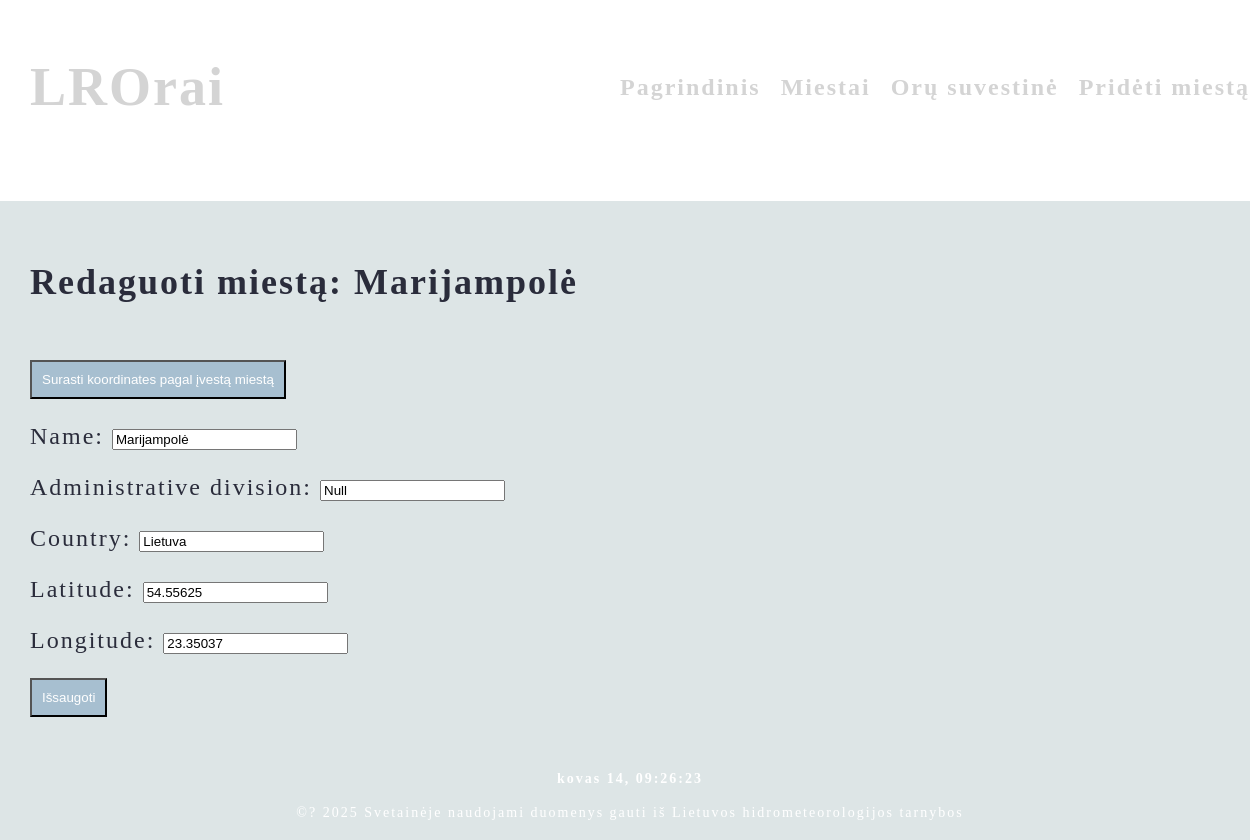
Screenshot of /orai/edit/21 with the database file from the repository.
### weathers/models.py (models this page shows, shortened)
class City(models.Model):
    name = models.CharField(max_length=50, default='', blank=True, unique=True)
    country = models.CharField(max_length=50, blank=True, null=True)
    administrative_division = models.CharField(max_length=80, blank=True, null=True)
    latitude = models.FloatField(default=0)
    longitude = models.FloatField(default=0)
    class Meta:
        ordering = ["name"]

### weathers/views.py (the view)
# urls.py: path("edit/<int:pk>", views.edit_city, name="edit_city"),
def edit_city(request, pk):
    city = get_object_or_404(City, pk=pk)
    if request.method == "POST":
        form = CityForm(request.POST, instance=city)
        if form.is_valid():
            form.save()
            return redirect("weathers:summary")
    else:
        form = CityForm(instance=city)
    return render(request, "weathers/edit_city.html", {"form": form, "city": city})

### weathers/forms.py
class CityForm(forms.ModelForm):
    class Meta:
        model = City
        fields = ["name", "administrative_division", "country", "latitude", "longitude"]

### weathers/views.py (called while the page is built)
def footer_context(request):
    return {"current_date": now()}

### weathers/templates/weathers/edit_city.html (shortened to what this page needs)
{% extends "main.html" %}
{% load static %}
{% block content %}
<div class="editCityContainer">
    <h2>Redaguoti miestą: {{ city.name }}</h2>
    <br>
    <button type="button" onclick="fetchCoordinates()" class="submit">Surasti koordinates pagal įvestą miestą</button>
    <form method="POST">
        {{ form.as_p }}
        <button class="cityButtons submit" type="submit">Išsaugoti</button>
    </form>
</div>
{% endblock %}

### static/styles/main.css (style rules this page uses)
body { min-height: 100vh; margin: 0; font-size: 24px; letter-spacing: 2px; background-image: url("https://r4.wallpaperflare.com/wallpaper/19/415/594/lithuania-vilnius-the-rain-hd-wallpaper-9a99cdfb29b1c6a6fc91794637fa32e7.jpg"); background-size: cover; color: rgb(255, 255, 255); }
div { backdrop-filter: blur(50px); background-color: #1a4c5325; padding: 30px; }
.cityButtons { display: inline-flex; color: rgba(5, 5, 22, 0.726); }
a, button { text-decoration: none; padding: 10px; color: rgb(212, 212, 212); }
.citiesButton, .submit { padding: 10px; background-color: #054c8d3f; color: rgb(255, 255, 255); }

### rows the page displays
City: name "Marijampolė", administrative_division "Null", country "Lietuva", latitude "54.55625", longitude "23.35037"
